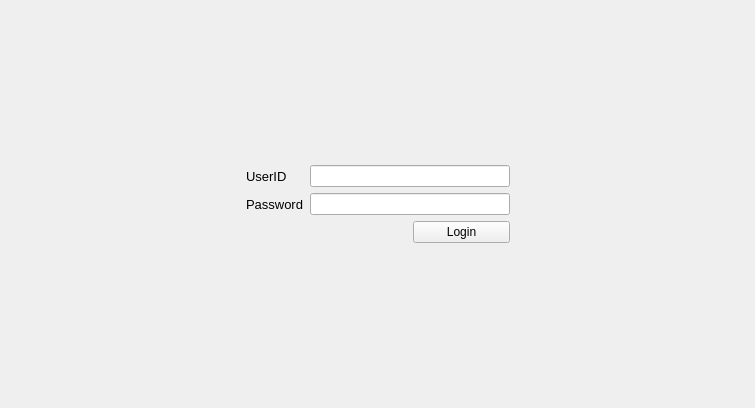
<?xml version="1.0" encoding="UTF-8"?>
<ui version="4.0">
 <class>LoginScreen</class>
 <widget class="QWidget" name="LoginScreen">
  <property name="geometry">
   <rect>
    <x>0</x>
    <y>0</y>
    <width>755</width>
    <height>408</height>
   </rect>
  </property>
  <property name="windowTitle">
   <string>Form</string>
  </property>
  <layout class="QGridLayout" name="gridLayout">
   <item row="1" column="1">
    <layout class="QGridLayout" name="loginGrid">
     <item row="0" column="0">
      <widget class="QLabel" name="label">
       <property name="font">
        <font>
         <pointsize>10</pointsize>
        </font>
       </property>
       <property name="text">
        <string>UserID</string>
       </property>
      </widget>
     </item>
     <item row="1" column="1" colspan="2">
      <widget class="QLineEdit" name="passwordEdit">
       <property name="echoMode">
        <enum>QLineEdit::Password</enum>
       </property>
      </widget>
     </item>
     <item row="1" column="0">
      <widget class="QLabel" name="label_2">
       <property name="font">
        <font>
         <pointsize>10</pointsize>
        </font>
       </property>
       <property name="text">
        <string>Password</string>
       </property>
      </widget>
     </item>
     <item row="0" column="1" colspan="2">
      <widget class="QLineEdit" name="usernameEdit">
       <property name="minimumSize">
        <size>
         <width>200</width>
         <height>0</height>
        </size>
       </property>
      </widget>
     </item>
     <item row="3" column="2">
      <widget class="QPushButton" name="loginButton">
       <property name="text">
        <string>Login</string>
       </property>
      </widget>
     </item>
    </layout>
   </item>
   <item row="0" column="1">
    <spacer name="verticalSpacer_2">
     <property name="orientation">
      <enum>Qt::Vertical</enum>
     </property>
     <property name="sizeHint" stdset="0">
      <size>
       <width>20</width>
       <height>40</height>
      </size>
     </property>
    </spacer>
   </item>
   <item row="1" column="0">
    <spacer name="horizontalSpacer_6">
     <property name="orientation">
      <enum>Qt::Horizontal</enum>
     </property>
     <property name="sizeHint" stdset="0">
      <size>
       <width>40</width>
       <height>20</height>
      </size>
     </property>
    </spacer>
   </item>
   <item row="2" column="1">
    <spacer name="verticalSpacer">
     <property name="orientation">
      <enum>Qt::Vertical</enum>
     </property>
     <property name="sizeHint" stdset="0">
      <size>
       <width>20</width>
       <height>40</height>
      </size>
     </property>
    </spacer>
   </item>
   <item row="1" column="2">
    <spacer name="horizontalSpacer_3">
     <property name="orientation">
      <enum>Qt::Horizontal</enum>
     </property>
     <property name="sizeHint" stdset="0">
      <size>
       <width>40</width>
       <height>20</height>
      </size>
     </property>
    </spacer>
   </item>
  </layout>
 </widget>
 <tabstops>
  <tabstop>usernameEdit</tabstop>
  <tabstop>passwordEdit</tabstop>
  <tabstop>loginButton</tabstop>
 </tabstops>
 <resources/>
 <connections/>
</ui>
